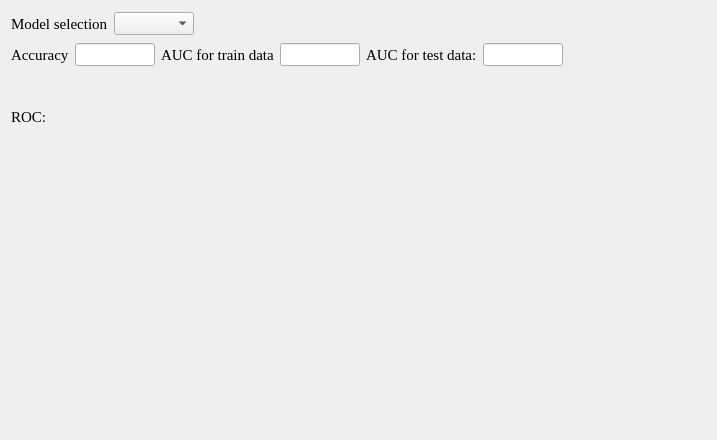
          <widget class="QWidget" name="tab_7">
           <attribute name="title">
            <string>Accuracy</string>
           </attribute>
           <widget class="QLabel" name="label_42">
            <property name="geometry">
             <rect>
              <x>90</x>
              <y>140</y>
              <width>421</width>
              <height>291</height>
             </rect>
            </property>
            <property name="minimumSize">
             <size>
              <width>200</width>
              <height>0</height>
             </size>
            </property>
            <property name="maximumSize">
             <size>
              <width>600</width>
              <height>400</height>
             </size>
            </property>
            <property name="font">
             <font>
              <family>Times New Roman</family>
              <pointsize>11</pointsize>
             </font>
            </property>
            <property name="text">
             <string/>
            </property>
            <property name="alignment">
             <set>Qt::AlignCenter</set>
            </property>
           </widget>
           <widget class="QWidget" name="layoutWidget">
            <property name="geometry">
             <rect>
              <x>11</x>
              <y>10</y>
              <width>697</width>
              <height>123</height>
             </rect>
            </property>
            <layout class="QVBoxLayout" name="verticalLayout_2">
             <item>
              <layout class="QHBoxLayout" name="horizontalLayout_53">
               <item>
                <widget class="QLabel" name="label_18">
                 <property name="minimumSize">
                  <size>
                   <width>0</width>
                   <height>23</height>
                  </size>
                 </property>
                 <property name="maximumSize">
                  <size>
                   <width>16777215</width>
                   <height>23</height>
                  </size>
                 </property>
                 <property name="font">
                  <font>
                   <family>Times New Roman</family>
                   <pointsize>11</pointsize>
                  </font>
                 </property>
                 <property name="text">
                  <string>Model selection</string>
                 </property>
                </widget>
               </item>
               <item>
                <widget class="QComboBox" name="comboBox_2">
                 <property name="sizePolicy">
                  <sizepolicy hsizetype="Preferred" vsizetype="Maximum">
                   <horstretch>0</horstretch>
                   <verstretch>0</verstretch>
                  </sizepolicy>
                 </property>
                 <property name="maximumSize">
                  <size>
                   <width>80</width>
                   <height>23</height>
                  </size>
                 </property>
                 <property name="font">
                  <font>
                   <family>Times New Roman</family>
                   <pointsize>11</pointsize>
                  </font>
                 </property>
                </widget>
               </item>
               <item>
                <spacer name="horizontalSpacer_25">
                 <property name="font">
                  <font>
                   <family>Times New Roman</family>
                   <pointsize>11</pointsize>
                  </font>
                 </property>
                 <property name="orientation">
                  <enum>Qt::Horizontal</enum>
                 </property>
                 <property name="sizeHint" stdset="0">
                  <size>
                   <width>40</width>
                   <height>23</height>
                  </size>
                 </property>
                </spacer>
               </item>
              </layout>
             </item>
             <item>
              <layout class="QHBoxLayout" name="horizontalLayout_54">
               <property name="sizeConstraint">
                <enum>QLayout::SetFixedSize</enum>
               </property>
               <item>
                <widget class="QLabel" name="label_19">
                 <property name="maximumSize">
                  <size>
                   <width>16777215</width>
                   <height>23</height>
                  </size>
                 </property>
                 <property name="font">
                  <font>
                   <family>Times New Roman</family>
                   <pointsize>11</pointsize>
                  </font>
                 </property>
                 <property name="text">
                  <string>Accuracy</string>
                 </property>
                </widget>
               </item>
               <item>
                <widget class="QLineEdit" name="lineEdit_37">
                 <property name="sizePolicy">
                  <sizepolicy hsizetype="Expanding" vsizetype="Maximum">
                   <horstretch>0</horstretch>
                   <verstretch>0</verstretch>
                  </sizepolicy>
                 </property>
                 <property name="maximumSize">
                  <size>
                   <width>80</width>
                   <height>23</height>
                  </size>
                 </property>
                 <property name="font">
                  <font>
                   <family>Times New Roman</family>
                   <pointsize>11</pointsize>
                  </font>
                 </property>
                </widget>
               </item>
               <item>
                <widget class="QLabel" name="label_30">
                 <property name="maximumSize">
                  <size>
                   <width>16777215</width>
                   <height>23</height>
                  </size>
                 </property>
                 <property name="font">
                  <font>
                   <family>Times New Roman</family>
                   <pointsize>11</pointsize>
                  </font>
                 </property>
                 <property name="text">
                  <string>AUC for train data</string>
                 </property>
                </widget>
               </item>
               <item>
                <widget class="QLineEdit" name="lineEdit_40">
                 <property name="sizePolicy">
                  <sizepolicy hsizetype="Expanding" vsizetype="Maximum">
                   <horstretch>0</horstretch>
                   <verstretch>0</verstretch>
                  </sizepolicy>
                 </property>
                 <property name="maximumSize">
                  <size>
                   <width>80</width>
                   <height>23</height>
                  </size>
                 </property>
                 <property name="font">
                  <font>
                   <family>Times New Roman</family>
                   <pointsize>11</pointsize>
                  </font>
                 </property>
                </widget>
               </item>
               <item>
                <widget class="QLabel" name="label_20">
                 <property name="maximumSize">
                  <size>
                   <width>16777215</width>
                   <height>23</height>
                  </size>
                 </property>
                 <property name="font">
                  <font>
                   <family>Times New Roman</family>
                   <pointsize>11</pointsize>
                  </font>
                 </property>
                 <property name="text">
                  <string>AUC for test data:</string>
                 </property>
                </widget>
               </item>
               <item>
                <widget class="QLineEdit" name="lineEdit_38">
                 <property name="maximumSize">
                  <size>
                   <width>80</width>
                   <height>23</height>
                  </size>
                 </property>
                 <property name="font">
                  <font>
                   <family>Times New Roman</family>
                   <pointsize>11</pointsize>
                  </font>
                 </property>
                </widget>
               </item>
               <item>
                <spacer name="horizontalSpacer_27">
                 <property name="font">
                  <font>
                   <family>Times New Roman</family>
                   <pointsize>11</pointsize>
                  </font>
                 </property>
                 <property name="orientation">
                  <enum>Qt::Horizontal</enum>
                 </property>
                 <property name="sizeHint" stdset="0">
                  <size>
                   <width>40</width>
                   <height>20</height>
                  </size>
                 </property>
                </spacer>
               </item>
              </layout>
             </item>
             <item>
              <layout class="QHBoxLayout" name="horizontalLayout_55">
               <property name="sizeConstraint">
                <enum>QLayout::SetFixedSize</enum>
               </property>
               <item>
                <widget class="QLabel" name="label_43">
                 <property name="sizePolicy">
                  <sizepolicy hsizetype="Maximum" vsizetype="Maximum">
                   <horstretch>0</horstretch>
                   <verstretch>0</verstretch>
                  </sizepolicy>
                 </property>
                 <property name="maximumSize">
                  <size>
                   <width>16777215</width>
                   <height>23</height>
                  </size>
                 </property>
                 <property name="font">
                  <font>
                   <family>Times New Roman</family>
                   <pointsize>11</pointsize>
                  </font>
                 </property>
                 <property name="text">
                  <string/>
                 </property>
                </widget>
               </item>
               <item>
                <spacer name="horizontalSpacer_24">
                 <property name="font">
                  <font>
                   <family>Times New Roman</family>
                   <pointsize>11</pointsize>
                  </font>
                 </property>
                 <property name="orientation">
                  <enum>Qt::Horizontal</enum>
                 </property>
                 <property name="sizeHint" stdset="0">
                  <size>
                   <width>40</width>
                   <height>23</height>
                  </size>
                 </property>
                </spacer>
               </item>
              </layout>
             </item>
             <item>
              <layout class="QGridLayout" name="gridLayout_5">
               <item row="0" column="0">
                <widget class="QLabel" name="label_21">
                 <property name="maximumSize">
                  <size>
                   <width>16777215</width>
                   <height>23</height>
                  </size>
                 </property>
                 <property name="font">
                  <font>
                   <family>Times New Roman</family>
                   <pointsize>11</pointsize>
                  </font>
                 </property>
                 <property name="text">
                  <string>ROC:</string>
                 </property>
                </widget>
               </item>
               <item row="0" column="1">
                <spacer name="horizontalSpacer_23">
                 <property name="font">
                  <font>
                   <family>Times New Roman</family>
                   <pointsize>11</pointsize>
                  </font>
                 </property>
                 <property name="orientation">
                  <enum>Qt::Horizontal</enum>
                 </property>
                 <property name="sizeHint" stdset="0">
                  <size>
                   <width>40</width>
                   <height>23</height>
                  </size>
                 </property>
                </spacer>
               </item>
              </layout>
             </item>
            </layout>
           </widget>
          </widget>
